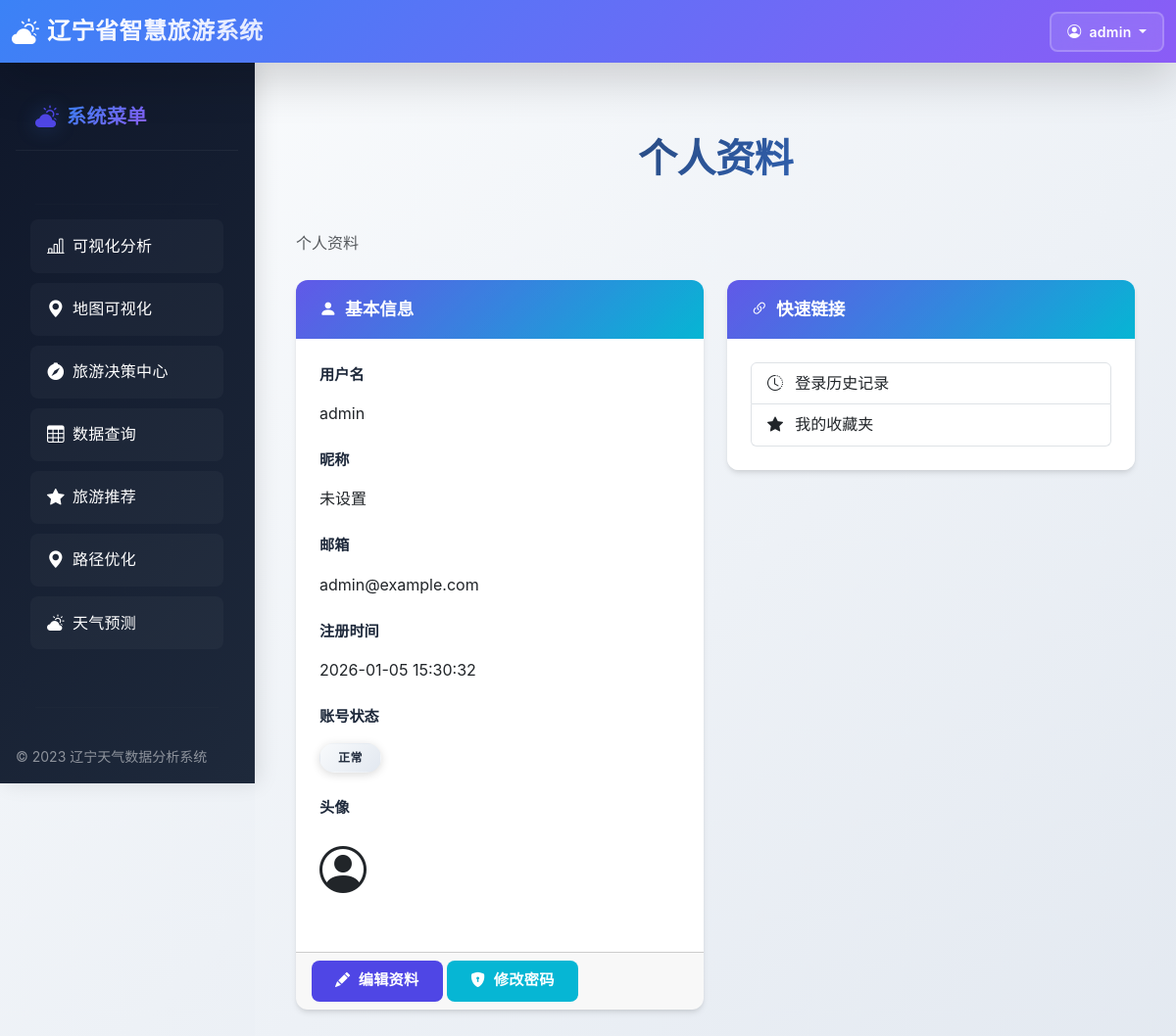
/user/profile (signed in), run on the app's committed database.
### app/models.py (models this page shows, shortened)
class User(db.Model):
    __tablename__ = 'user'  # 明确表名
    id = db.Column(db.Integer, primary_key=True)
    username = db.Column(db.String(64), index=True, unique=True, nullable=False)
    email = db.Column(db.String(120), index=True, unique=True, nullable=False)
    password_hash = db.Column(db.String(255), nullable=False)
    nickname = db.Column(db.String(64), nullable=True, default='')  # 昵称
    avatar = db.Column(db.String(255), nullable=True, default='')  # 头像URL
    created_at = db.Column(db.DateTime, default=datetime.utcnow)
    is_active = db.Column(db.Boolean, default=True)  # 用户是否激活
    @property
    def is_authenticated(self):
        return True
    def is_admin(self):
        return False

### app/routes/user_profile.py (the view)
@user_profile.route('/profile')
@login_required
def profile():
    return render_template('user/profile.html')

### app/routes/auth.py (called while the page is built)
@login_manager.user_loader
def load_user(user_id):
    try:
        if user_id.startswith('admin_'):
            admin_id = int(user_id.split('_')[1])
            return Admin.query.get(admin_id)
        elif user_id.startswith('user_'):
            user_id_num = int(user_id.split('_')[1])
            return User.query.get(user_id_num)
        return User.query.get(int(user_id))
    except (ValueError, IndexError):
        return None

### app/templates/user/profile.html (shortened to what this page needs)
{% extends "base.html" %}
{% block content %}
    <div class="container-fluid">
        <h1 class="mt-4">个人资料</h1>
        <ol class="breadcrumb mb-4">
            <li class="breadcrumb-item active">个人资料</li>
        </ol>
        <div class="row">
            <div class="col-md-6">
                <div class="card mb-4">
                    <div class="card-header">
                        <i class="bi bi-person-fill me-1"></i> 基本信息
                    </div>
                    <div class="card-body">
                        <div class="mb-3">
                            <label class="form-label">用户名</label>
                            <div class="form-control-plaintext">{{ current_user.username }}</div>
                        </div>
                        <div class="mb-3">
                            <label class="form-label">昵称</label>
                            <div class="form-control-plaintext">{{ current_user.nickname or '未设置' }}</div>
                        </div>
                        <div class="mb-3">
                            <label class="form-label">邮箱</label>
                            <div class="form-control-plaintext">{{ current_user.email }}</div>
                        </div>
                        <div class="mb-3">
                            <label class="form-label">注册时间</label>
                            <div class="form-control-plaintext">{{ current_user.created_at.strftime('%Y-%m-%d %H:%M:%S') }}</div>
                        </div>
                        <div class="mb-3">
                            <label class="form-label">账号状态</label>
                            <div class="form-control-plaintext">
                                {% if current_user.is_active %}
                                    <span class="badge bg-success">正常</span>
                                {% else %}
                                    <span class="badge bg-danger">已停用</span>
                                {% endif %}
                            </div>
                        </div>
                        <div class="mb-3">
                            <label class="form-label">头像</label>
                            <div class="form-control-plaintext">
                                {% if current_user.avatar %}
                                    <img src="{{ current_user.avatar }}" alt="头像" width="100" height="100" class="rounded-circle">
                                {% else %}
                                    <i class="bi bi-person-circle" style="font-size: 3rem;"></i>
                                {% endif %}
                            </div>
                        </div>
                    </div>
                    <div class="card-footer">
                        <a href="{{ url_for('user_profile.edit_profile') }}" class="btn btn-primary">
                            <i class="bi bi-pencil-fill me-1"></i> 编辑资料
                        </a>
                        <a href="{{ url_for('user_profile.change_password') }}" class="btn btn-secondary">
                            <i class="bi bi-shield-lock-fill me-1"></i> 修改密码
                        </a>
                    </div>
                </div>
            </div>
            <div class="col-md-6">
                <div class="card mb-4">
                    <div class="card-header">
                        <i class="bi bi-link-45deg me-1"></i> 快速链接
                    </div>
                    <div class="card-body">
                        <div class="list-group">
                            <a href="{{ url_for('user_profile.login_history') }}" class="list-group-item list-group-item-action">
                                <i class="bi bi-clock-history me-2"></i> 登录历史记录
                            </a>
                            <a href="{{ url_for('user_profile.favorites') }}" class="list-group-item list-group-item-action">
                                <i class="bi bi-star-fill me-2"></i> 我的收藏夹
                            </a>
                        </div>
                    </div>
                </div>
            </div>
        </div>
    </div>
{% endblock %}

### app/templates/base.html (shortened to what this page needs)
<!DOCTYPE html>
<html lang="zh-CN">
<head>
    <link href="https://cdn.jsdelivr.net/npm/bootstrap@5.3.0/dist/css/bootstrap.min.css" rel="stylesheet">
    <link href="https://cdn.jsdelivr.net/npm/bootstrap-icons@1.10.0/font/bootstrap-icons.css" rel="stylesheet">
    <link rel="stylesheet" href="{{ url_for('static', filename='css/sidebar.css') }}">
</head>
<body class="bg-light">
    <nav class="top-navbar bg-gradient-to-r from-blue-600 to-purple-600 text-white shadow-lg">
        <div class="container-fluid d-flex justify-content-between align-items-center">
            <div class="d-flex align-items-center">
                <i class="bi bi-cloud-sun-fill fs-3 me-2"></i>
                <h1 class="fs-4 m-0">辽宁省智慧旅游系统</h1>
            </div>
            <div class="d-flex align-items-center gap-3">
                {% if current_user.is_authenticated %}
                <div class="dropdown">
                    <button class="btn btn-outline-light btn-sm dropdown-toggle" type="button" data-bs-toggle="dropdown"
                        aria-expanded="false">
                        <i class="bi bi-person-circle me-1"></i> {{ current_user.username }}
                    </button>
                </div>
                {% endif %}
            </div>
        </div>
    </nav>
    <div class="main-container">
        <nav id="sidebar" class="bg-dark text-white flex-shrink-0 p-3">
            <div class="mb-4">
                <a href="{{ url_for('visualizations.system_menu') }}"
                    class="d-flex align-items-center text-white text-decoration-none">
                    <i class="bi bi-cloud-sun-fill fs-4 me-2"></i>
                    <span class="fs-5 fw-bold">系统菜单</span>
                </a>
            </div>
            <hr>
            <ul class="nav nav-pills flex-column mb-auto">
                {% if current_user.is_authenticated %}
                <li class="nav-item mb-1">
                    <a href="{{ url_for('visualizations.dashboard') }}"
                        class="nav-link text-white {% if request.endpoint == 'visualizations.dashboard' %}active{% endif %}">
                        <i class="bi bi-bar-chart-line me-2"></i> 可视化分析
                    </a>
                </li>
                <li class="nav-item mb-1">
                    <a href="{{ url_for('map_view.index') }}"
                        class="nav-link text-white {% if request.endpoint == 'map_view.index' %}active{% endif %}">
                        <i class="bi bi-geo-alt-fill me-2"></i> 地图可视化
                    </a>
                </li>
                <li class="nav-item mb-1">
                    <a href="{{ url_for('tourism_decision_center.index') }}"
                        class="nav-link text-white {% if request.endpoint == 'tourism_decision_center.index' %}active{% endif %}">
                        <i class="bi bi-compass-fill me-2"></i> 旅游决策中心
                    </a>
                </li>
                <li class="nav-item mb-1">
                    <a href="{{ url_for('query_view.index') }}"
                        class="nav-link text-white {% if request.endpoint == 'query_view.index' %}active{% endif %}">
                        <i class="bi bi-table me-2"></i> 数据查询
                    </a>
                </li>
                <li class="nav-item mb-1">
                    <a href="{{ url_for('recommendation.index') }}"
                        class="nav-link text-white {% if request.endpoint == 'recommendation.index' %}active{% endif %}">
                        <i class="bi bi-star-fill me-2"></i> 旅游推荐
                    </a>
                </li>
                <li class="nav-item mb-1">
                    <a href="{{ url_for('path_optimization.index') }}"
                        class="nav-link text-white {% if request.endpoint == 'path_optimization.index' %}active{% endif %}">
                        <i class="bi bi-geo-alt-fill me-2"></i> 路径优化
                    </a>
                </li>
                <li class="nav-item mb-1">
                    <a href="{{ url_for('prediction.index') }}"
                        class="nav-link text-white {% if request.endpoint == 'prediction.index' %}active{% endif %}">
                        <i class="bi bi-cloud-sun-fill me-2"></i> 天气预测
                    </a>
                </li>
                {% endif %}
            </ul>
            <hr>
            <div class="mt-4 text-white-50 small">© 2023 辽宁天气数据分析系统</div>
        </nav>
        <main>
            {% block content %}{% endblock %}
        </main>
    </div>
</body>
</html>

### data on the page
User: username "admin", nickname "未设置", email "admin@example.com", created_at "2026-01-05 15:30:32"
